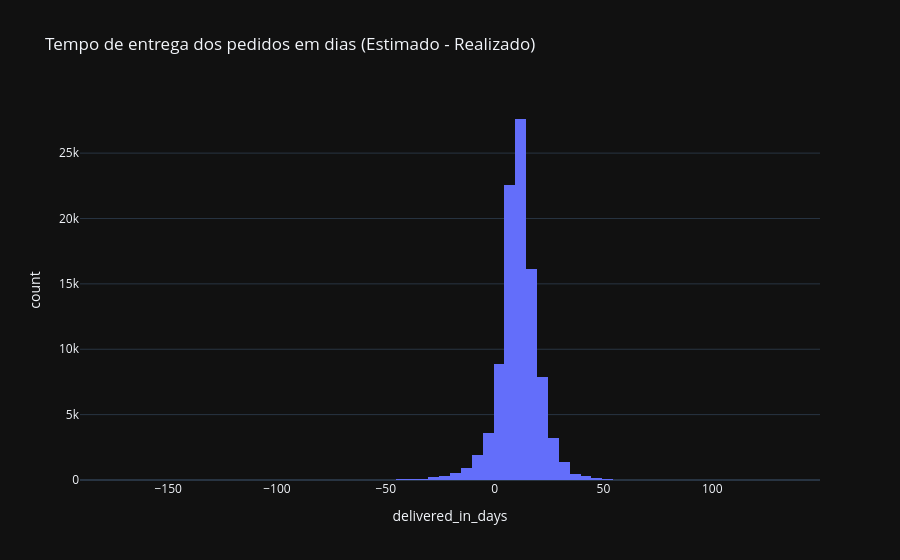

Notebook cell for this chart:
### Code cell
import plotly.express as px

fig = px.histogram(
    entregues,
    x="delivered_in_days",  # atraso em dias
    nbins=100,
    title="Tempo de entrega dos pedidos em dias (Estimado - Realizado)"
)
fig.show()

### Figure 1 — Plotly figure (JSON) as saved in the notebook; plotly's stock layout.template omitted (floating-point values rounded to 4 significant figures; data arrays with more than 128 entries replaced by an {"elided": "..."} marker saying what was removed)
{"data": [{"bingroup": "x", "hovertemplate": "delivered_in_days=%{x}<br>count=%{y}<extra></extra>", "legendgroup": "", "marker": {"color": "#636efa", "pattern": {"shape": ""}}, "name": "", "nbinsx": 100, "orientation": "v", "showlegend": false, "x": {"elided": "96478 float values"}, "xaxis": "x", "yaxis": "y", "type": "histogram"}], "layout": {"xaxis": {"anchor": "y", "domain": [0.0, 1.0], "title": {"text": "delivered_in_days"}}, "yaxis": {"anchor": "x", "domain": [0.0, 1.0], "title": {"text": "count"}}, "legend": {"tracegroupgap": 0}, "title": {"text": "Tempo de entrega dos pedidos em dias (Estimado - Realizado)"}, "barmode": "relative"}}
